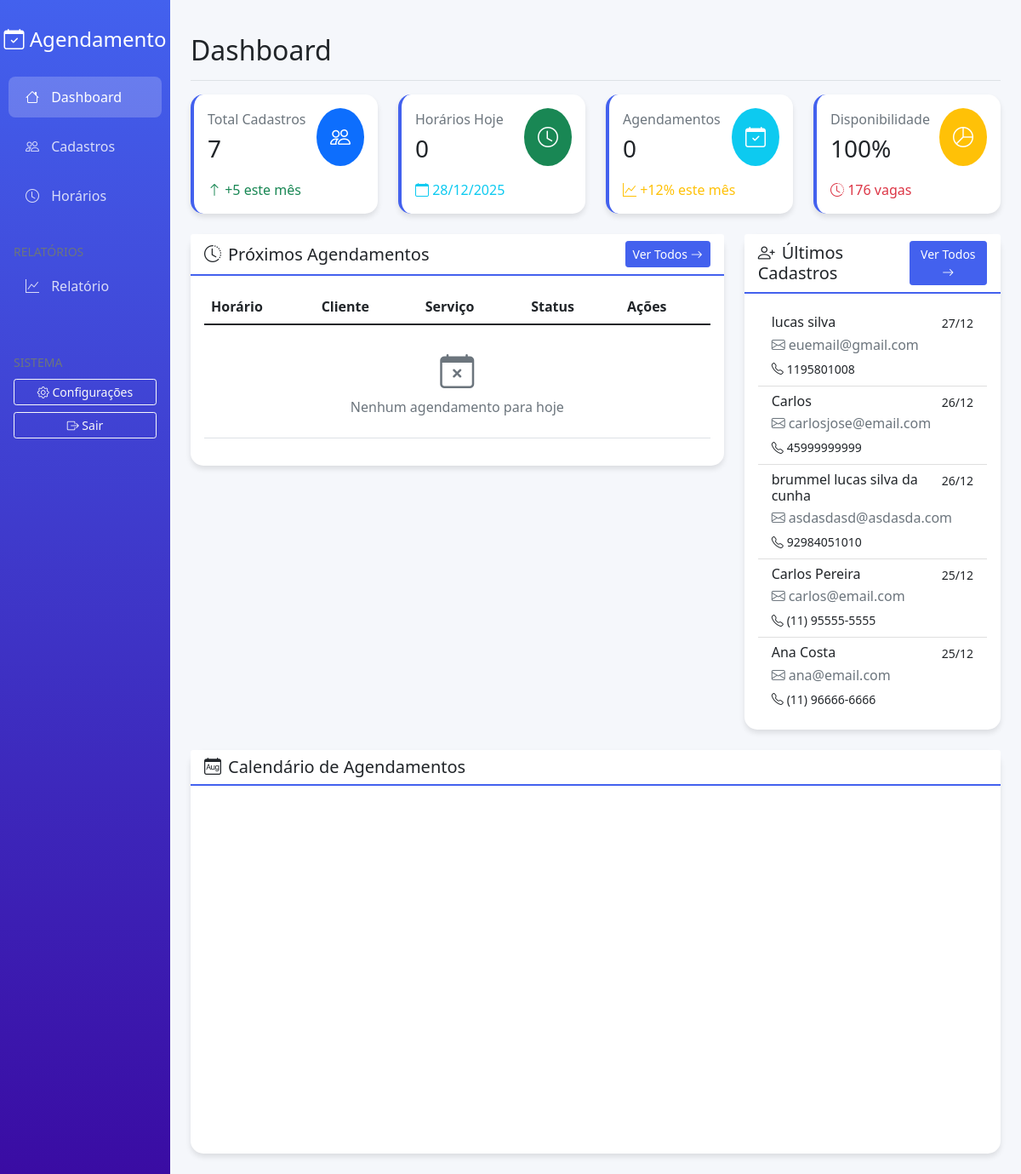
Before: / with the older database file.
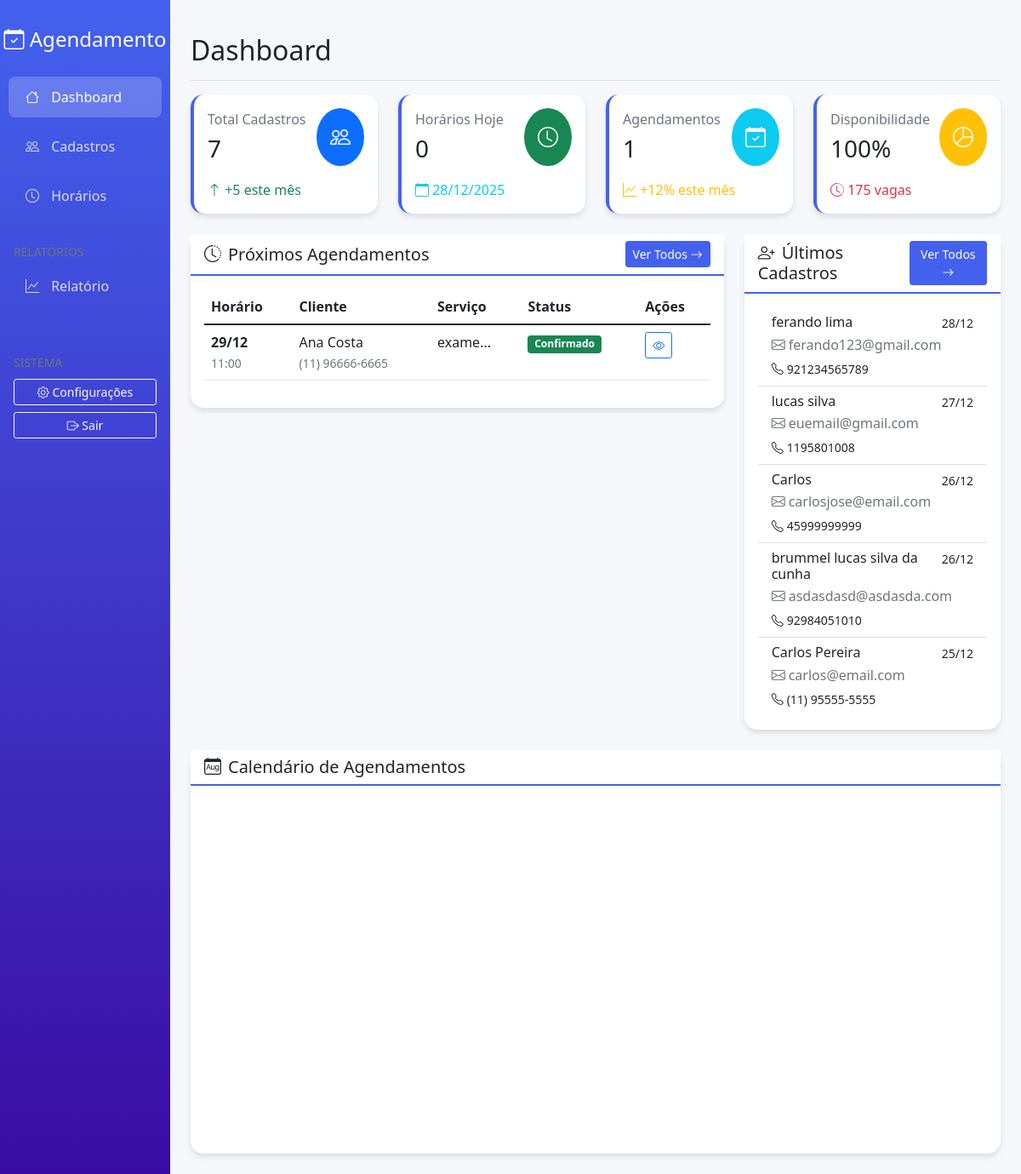
After: the same page with the newer database file.
### models/Cadastro.py (models this page shows, shortened)
class Cadastro(db.Model):
    __tablename__ = 'cadastros'
    id = db.Column(db.Integer, primary_key=True)
    nome = db.Column(db.String(100), nullable=False)
    email = db.Column(db.String(100), unique=True, nullable=False)
    telefone = db.Column(db.String(20))
    documento = db.Column(db.String(20), unique=True)
    data_criacao = db.Column(db.DateTime, default=datetime.utcnow)
    horarios = db.relationship('Horario', backref='cadastro', lazy=True, cascade='all, delete-orphan')

### models/Horario.py (models this page shows, shortened)
class Horario(db.Model):
    __tablename__ = 'horarios'
    id = db.Column(db.Integer, primary_key=True)
    cadastro_id = db.Column(db.Integer, db.ForeignKey('cadastros.id'), nullable=False)
    data = db.Column(db.Date, nullable=False)
    hora_inicio = db.Column(db.Time, nullable=False)
    hora_fim = db.Column(db.Time, nullable=False)
    descricao = db.Column(db.Text)
    status = db.Column(db.String(20), default='agendado')
    tipo_servico = db.Column(db.String(50))
    prioridade = db.Column(db.String(20), default='normal')
    data_criacao = db.Column(db.DateTime, default=datetime.utcnow)
    data_atualizacao = db.Column(db.DateTime, onupdate=datetime.utcnow)

### app.py (the view)
    @app.route('/')
    def index():
        with app.app_context():
            total_cadastros = Cadastro.query.count()
            total_horarios = Horario.query.count()
            hoje = date.today()
            horarios_hoje = Horario.query.filter_by(data=hoje).count()
            semana_fim = hoje + timedelta(days=7)
            proximos_horarios = Horario.query.filter(
                Horario.data >= hoje,
                Horario.data <= semana_fim
            ).order_by(Horario.data, Horario.hora_inicio).limit(5).all()
            ultimos_cadastros = Cadastro.query.order_by(Cadastro.data_criacao.desc()).limit(5).all()
            mes_fim = hoje + timedelta(days=30)
            eventos_calendario = Horario.query.filter(
                Horario.data >= hoje,
                Horario.data <= mes_fim
            ).all()
            horarios_mes = Horario.query.filter(
                Horario.data >= hoje.replace(day=1),
                Horario.data <= (hoje.replace(day=28) + timedelta(days=4)).replace(day=1) - timedelta(days=1)
            ).count()
            horas_totais = 176 * 60  # em minutos
            horas_ocupadas = sum([
                (h.hora_fim.hour * 60 + h.hora_fim.minute) -
                (h.hora_inicio.hour * 60 + h.hora_inicio.minute)
                for h in Horario.query.filter(
                    Horario.data >= hoje.replace(day=1),
                    Horario.data <= (hoje.replace(day=28) + timedelta(days=4)).replace(day=1) - timedelta(days=1)
                ).all()
            ])
            disponibilidade = max(0, 100 - int((horas_ocupadas / horas_totais) * 100)) if horas_totais > 0 else 100
            vagas_restantes = max(0, (horas_totais - horas_ocupadas) // 60)
            inicio_semana = hoje - timedelta(days=hoje.weekday())
            dias_semana = []
            for i in range(7):
                dia_data = inicio_semana + timedelta(days=i)
                eventos_dia = [h for h in eventos_calendario if h.data == dia_data]
                dias_semana.append({
                    'data': dia_data,
                    'eventos': [{
                        'hora': f"{h.hora_inicio.strftime('%H:%M')}-{h.hora_fim.strftime('%H:%M')}",
                        'cliente': h.cadastro.nome[:10] + '...' if len(h.cadastro.nome) > 10 else h.cadastro.nome,
                        'cor': '#4361ee'
                    } for h in eventos_dia[:2]]  # Limitar a 2 eventos por dia para visualização
                })
            semana_atual = f"{inicio_semana.strftime('%d/%m')} - {(inicio_semana + timedelta(days=6)).strftime('%d/%m')}"
            return render_template('index.html',
                                 total_cadastros=total_cadastros,
                                 total_horarios=total_horarios,
                                 horarios_hoje=horarios_hoje,
                                 hoje=hoje.strftime('%Y-%m-%d'),
                                 data_hoje=hoje.strftime('%d/%m/%Y'),
                                 disponibilidade=disponibilidade,
                                 vagas_restantes=vagas_restantes,
                                 proximos_horarios=proximos_horarios,
                                 ultimos_cadastros=ultimos_cadastros,
                                 eventos_calendario=eventos_calendario,
                                 semana_atual=semana_atual,
                                 semana=dias_semana)

### templates/index.html (shortened to what the changed rows need)
{% extends "base.html" %}
{% block page_title %}Dashboard{% endblock %}
{% block content %}
<div class="row">
    <div class="col-md-3 mb-4">
        <div class="card stat-card">
            <div class="card-body">
                <div class="d-flex justify-content-between align-items-center">
                    <div>
                        <h6 class="text-muted mb-2">Agendamentos</h6>
                        <h3 class="mb-0">{{ total_horarios }}</h3>
                    </div>
                </div>
            </div>
        </div>
    </div>
    <div class="col-md-3 mb-4">
        <div class="card stat-card">
            <div class="card-body">
                <div class="mt-3">
                    <span class="text-danger">
                        <i class="bi bi-clock-history"></i> {{ vagas_restantes }} vagas
                    </span>
                </div>
            </div>
        </div>
    </div>
</div>
<div class="row">
    <div class="col-md-8 mb-4">
        <div class="card">
            <div class="card-body">
                <div class="table-responsive">
                    <table class="table table-hover">
                        <thead>
                            <tr>
                                <th>Horário</th>
                                <th>Cliente</th>
                                <th>Serviço</th>
                                <th>Status</th>
                                <th>Ações</th>
                            </tr>
                        </thead>
                        <tbody>
                            {% for horario in proximos_horarios %}
                            <tr>
                                <td>
                                    <strong>{{ horario.data.strftime('%d/%m') }}</strong><br>
                                    <small class="text-muted">{{ horario.hora_inicio.strftime('%H:%M') }}</small>
                                </td>
                                <td>
                                    {{ horario.cadastro.nome }}<br>
                                    <small class="text-muted">{{ horario.cadastro.telefone }}</small>
                                </td>
                                <td>{{ horario.descricao[:30] }}...</td>
                                <td>
                                    <span class="badge bg-success">Confirmado</span>
                                </td>
                                <td>
                                    <a href="{{ url_for('visualizar_horario', id=horario.id) }}"
                                       class="btn btn-sm btn-outline-primary">
                                        <i class="bi bi-eye"></i>
                                    </a>
                                </td>
                            </tr>
                            {% else %}
                            <tr>
                                <td colspan="5" class="text-center text-muted py-4">
                                    <i class="bi bi-calendar-x fs-1"></i><br>
                                    Nenhum agendamento para hoje
                                </td>
                            </tr>
                            {% endfor %}
                        </tbody>
                    </table>
                </div>
            </div>
        </div>
    </div>
    <div class="col-md-4 mb-4">
        <div class="card">
            <div class="card-body">
                <div class="list-group list-group-flush">
                    {% for cadastro in ultimos_cadastros %}
                    <a href="{{ url_for('visualizar_cadastro', id=cadastro.id) }}"
                       class="list-group-item list-group-item-action">
                        <div class="d-flex w-100 justify-content-between">
                            <h6 class="mb-1">{{ cadastro.nome }}</h6>
                            <small>{{ cadastro.data_criacao.strftime('%d/%m') }}</small>
                        </div>
                        <p class="mb-1 text-muted">
                            <i class="bi bi-envelope me-1"></i>{{ cadastro.email }}
                        </p>
                        {% if cadastro.telefone %}
                        <small>
                            <i class="bi bi-telephone me-1"></i>{{ cadastro.telefone }}
                        </small>
                        {% endif %}
                    </a>
                    {% else %}
                    <div class="text-center text-muted py-4">
                        <i class="bi bi-people fs-1"></i><br>
                        Nenhum cadastro recente
                    </div>
                    {% endfor %}
                </div>
            </div>
        </div>
    </div>
</div>
<link href='https://cdn.jsdelivr.net/npm/fullcalendar@5.10.1/main.min.css' rel='stylesheet' />
{% endblock %}

Changed rows visible on the page:
no longer on this page (row edited): Cadastro: nome "Ana Costa", data_criacao "25/12", email "ana@email.com", telefone "(11) 96666-6666"
added Horario: data "29/12", hora_inicio "11:00", cadastro.nome "Ana Costa", cadastro.telefone "(11) 96666-6665", descricao "exame"
added Cadastro: nome "ferando lima", data_criacao "28/12", email "ferando123@gmail.com", telefone "921234565789"
Other visible differences:
{{ total_horarios }}: "0" → "1"
{{ vagas_restantes }}: "176" → "175"
text no longer shown: "Nenhum agendamento para hoje"
